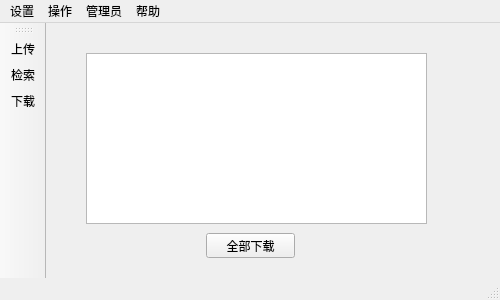
<?xml version="1.0" encoding="UTF-8"?>
<ui version="4.0">
 <class>MainWindow</class>
 <widget class="QMainWindow" name="MainWindow">
  <property name="geometry">
   <rect>
    <x>0</x>
    <y>0</y>
    <width>500</width>
    <height>300</height>
   </rect>
  </property>
  <property name="minimumSize">
   <size>
    <width>500</width>
    <height>300</height>
   </size>
  </property>
  <property name="maximumSize">
   <size>
    <width>500</width>
    <height>300</height>
   </size>
  </property>
  <property name="windowTitle">
   <string>主菜单</string>
  </property>
  <widget class="QWidget" name="centralwidget">
   <widget class="QStackedWidget" name="stackedWidget">
    <property name="geometry">
     <rect>
      <x>30</x>
      <y>30</y>
      <width>391</width>
      <height>211</height>
     </rect>
    </property>
    <property name="minimumSize">
     <size>
      <width>391</width>
      <height>211</height>
     </size>
    </property>
    <property name="maximumSize">
     <size>
      <width>391</width>
      <height>211</height>
     </size>
    </property>
    <property name="currentIndex">
     <number>2</number>
    </property>
    <widget class="QWidget" name="page">
     <widget class="QLabel" name="label">
      <property name="geometry">
       <rect>
        <x>10</x>
        <y>30</y>
        <width>281</width>
        <height>71</height>
       </rect>
      </property>
      <property name="minimumSize">
       <size>
        <width>281</width>
        <height>71</height>
       </size>
      </property>
      <property name="maximumSize">
       <size>
        <width>281</width>
        <height>71</height>
       </size>
      </property>
      <property name="font">
       <font>
        <family>Umpush</family>
        <pointsize>17</pointsize>
        <weight>75</weight>
        <italic>true</italic>
        <bold>true</bold>
       </font>
      </property>
      <property name="cursor">
       <cursorShape>IBeamCursor</cursorShape>
      </property>
      <property name="text">
       <string>Ciphertext Search System</string>
      </property>
      <property name="textFormat">
       <enum>Qt::AutoText</enum>
      </property>
     </widget>
    </widget>
    <widget class="QWidget" name="page_2">
     <widget class="QWidget" name="widget" native="true">
      <property name="geometry">
       <rect>
        <x>20</x>
        <y>10</y>
        <width>320</width>
        <height>50</height>
       </rect>
      </property>
      <property name="minimumSize">
       <size>
        <width>320</width>
        <height>50</height>
       </size>
      </property>
      <property name="maximumSize">
       <size>
        <width>320</width>
        <height>50</height>
       </size>
      </property>
      <layout class="QHBoxLayout" name="horizontalLayout">
       <item>
        <widget class="QLabel" name="label_2">
         <property name="minimumSize">
          <size>
           <width>60</width>
           <height>32</height>
          </size>
         </property>
         <property name="maximumSize">
          <size>
           <width>60</width>
           <height>32</height>
          </size>
         </property>
         <property name="text">
          <string>关键字：</string>
         </property>
        </widget>
       </item>
       <item>
        <widget class="QLineEdit" name="lineEdit">
         <property name="minimumSize">
          <size>
           <width>236</width>
           <height>25</height>
          </size>
         </property>
         <property name="maximumSize">
          <size>
           <width>236</width>
           <height>25</height>
          </size>
         </property>
        </widget>
       </item>
      </layout>
     </widget>
     <widget class="QPushButton" name="do_search_btn">
      <property name="geometry">
       <rect>
        <x>20</x>
        <y>70</y>
        <width>89</width>
        <height>25</height>
       </rect>
      </property>
      <property name="minimumSize">
       <size>
        <width>89</width>
        <height>25</height>
       </size>
      </property>
      <property name="maximumSize">
       <size>
        <width>89</width>
        <height>25</height>
       </size>
      </property>
      <property name="text">
       <string>检索</string>
      </property>
     </widget>
     <widget class="QTextBrowser" name="textBrowser">
      <property name="geometry">
       <rect>
        <x>20</x>
        <y>110</y>
        <width>351</width>
        <height>71</height>
       </rect>
      </property>
      <property name="minimumSize">
       <size>
        <width>351</width>
        <height>71</height>
       </size>
      </property>
      <property name="maximumSize">
       <size>
        <width>351</width>
        <height>71</height>
       </size>
      </property>
      <property name="font">
       <font>
        <family>Rekha</family>
        <weight>75</weight>
        <italic>true</italic>
        <bold>true</bold>
       </font>
      </property>
      <property name="html">
       <string>&lt;!DOCTYPE HTML PUBLIC &quot;-//W3C//DTD HTML 4.0//EN&quot; &quot;http://www.w3.org/TR/REC-html40/strict.dtd&quot;&gt;
&lt;html&gt;&lt;head&gt;&lt;meta name=&quot;qrichtext&quot; content=&quot;1&quot; /&gt;&lt;style type=&quot;text/css&quot;&gt;
p, li { white-space: pre-wrap; }
&lt;/style&gt;&lt;/head&gt;&lt;body style=&quot; font-family:'Rekha'; font-size:11pt; font-weight:600; font-style:italic;&quot;&gt;
&lt;p style=&quot; margin-top:0px; margin-bottom:0px; margin-left:0px; margin-right:0px; -qt-block-indent:0; text-indent:0px;&quot;&gt;&lt;span style=&quot; font-family:'Ubuntu'; font-weight:400; font-style:normal;&quot;&gt;返回文档数   TOP-K   关键词1 关键词2 关键词3  ...&lt;/span&gt;&lt;/p&gt;
&lt;p style=&quot; margin-top:0px; margin-bottom:0px; margin-left:0px; margin-right:0px; -qt-block-indent:0; text-indent:0px;&quot;&gt;&lt;span style=&quot; font-family:'Ubuntu'; font-weight:400; font-style:normal;&quot;&gt;例 ：     3	       3                aa           ab           ac&lt;/span&gt;&lt;/p&gt;&lt;/body&gt;&lt;/html&gt;</string>
      </property>
     </widget>
    </widget>
    <widget class="QWidget" name="page_3">
     <widget class="QTableWidget" name="third_result">
      <property name="geometry">
       <rect>
        <x>10</x>
        <y>0</y>
        <width>341</width>
        <height>171</height>
       </rect>
      </property>
     </widget>
     <widget class="QPushButton" name="pushButton">
      <property name="geometry">
       <rect>
        <x>130</x>
        <y>180</y>
        <width>89</width>
        <height>25</height>
       </rect>
      </property>
      <property name="text">
       <string>全部下载</string>
      </property>
     </widget>
    </widget>
   </widget>
  </widget>
  <widget class="QMenuBar" name="menubar">
   <property name="geometry">
    <rect>
     <x>0</x>
     <y>0</y>
     <width>500</width>
     <height>28</height>
    </rect>
   </property>
   <widget class="QMenu" name="menu">
    <property name="title">
     <string>设置</string>
    </property>
    <addaction name="actionaction_3"/>
    <addaction name="actionaction_4"/>
   </widget>
   <widget class="QMenu" name="menu_2">
    <property name="title">
     <string>操作</string>
    </property>
    <addaction name="action_5"/>
    <addaction name="action_6"/>
    <addaction name="action_7"/>
   </widget>
   <widget class="QMenu" name="menu_3">
    <property name="title">
     <string>帮助</string>
    </property>
    <addaction name="action_8"/>
    <addaction name="action_9"/>
   </widget>
   <widget class="QMenu" name="menu_4">
    <property name="title">
     <string>管理员</string>
    </property>
    <addaction name="actionaction_1"/>
    <addaction name="actionaction_2"/>
   </widget>
   <addaction name="menu"/>
   <addaction name="menu_2"/>
   <addaction name="menu_4"/>
   <addaction name="menu_3"/>
  </widget>
  <widget class="QStatusBar" name="statusbar"/>
  <widget class="QToolBar" name="toolBar">
   <property name="windowTitle">
    <string>toolBar</string>
   </property>
   <attribute name="toolBarArea">
    <enum>LeftToolBarArea</enum>
   </attribute>
   <attribute name="toolBarBreak">
    <bool>false</bool>
   </attribute>
   <addaction name="action_5"/>
   <addaction name="action_7"/>
   <addaction name="action_6"/>
  </widget>
  <action name="actionaction_1">
   <property name="text">
    <string>生成数据</string>
   </property>
  </action>
  <action name="actionaction_2">
   <property name="text">
    <string>生成密钥</string>
   </property>
  </action>
  <action name="actionaction_3">
   <property name="text">
    <string>账户注销</string>
   </property>
  </action>
  <action name="actionaction_4">
   <property name="text">
    <string>退出</string>
   </property>
  </action>
  <action name="action_5">
   <property name="text">
    <string>上传</string>
   </property>
  </action>
  <action name="action_6">
   <property name="text">
    <string>下载</string>
   </property>
  </action>
  <action name="action_7">
   <property name="text">
    <string>检索</string>
   </property>
  </action>
  <action name="action_8">
   <property name="text">
    <string>关于本系统</string>
   </property>
  </action>
  <action name="action_9">
   <property name="text">
    <string>系统帮助</string>
   </property>
  </action>
 </widget>
 <resources/>
 <connections/>
</ui>
